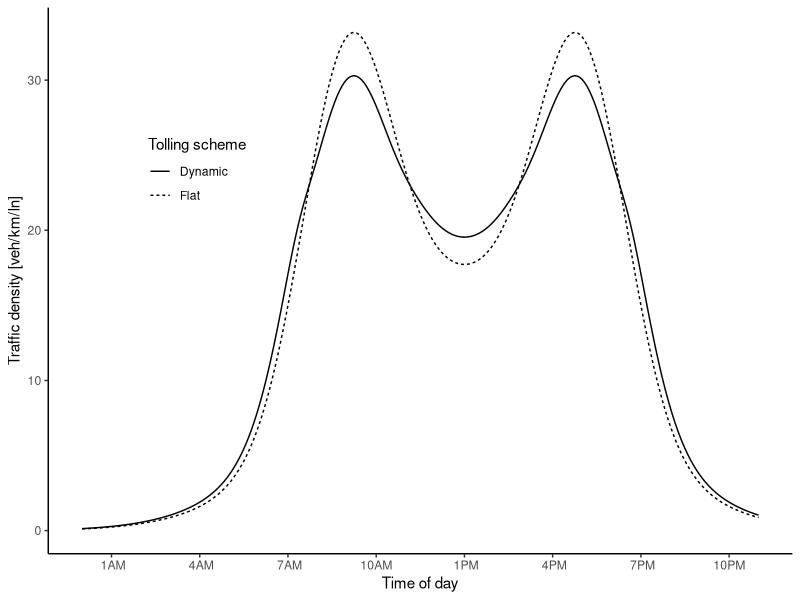
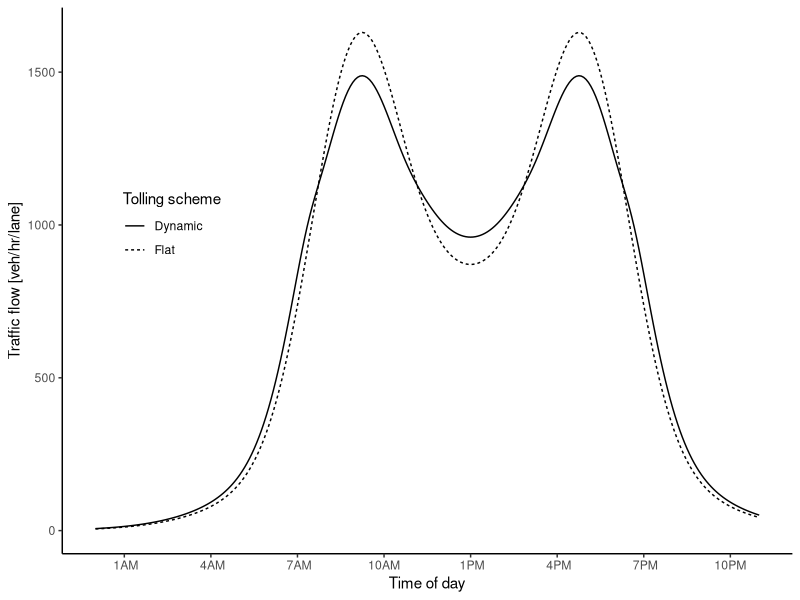
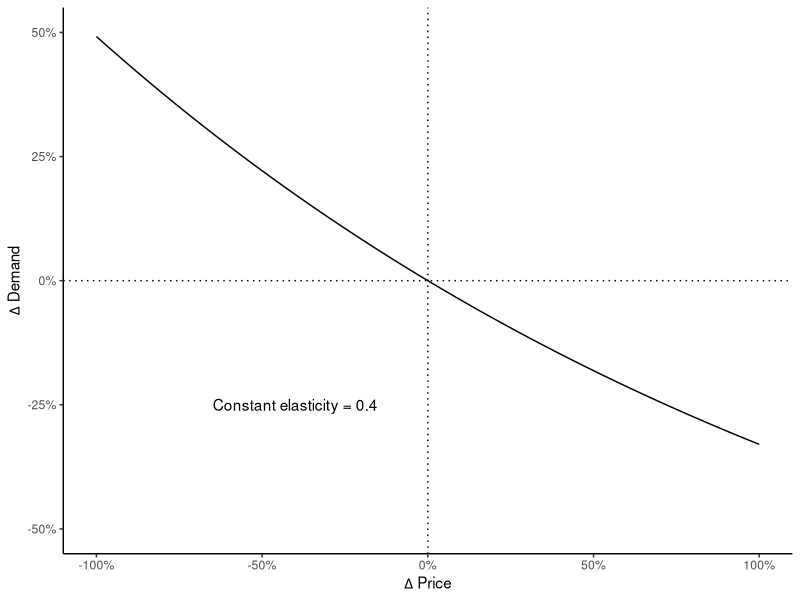
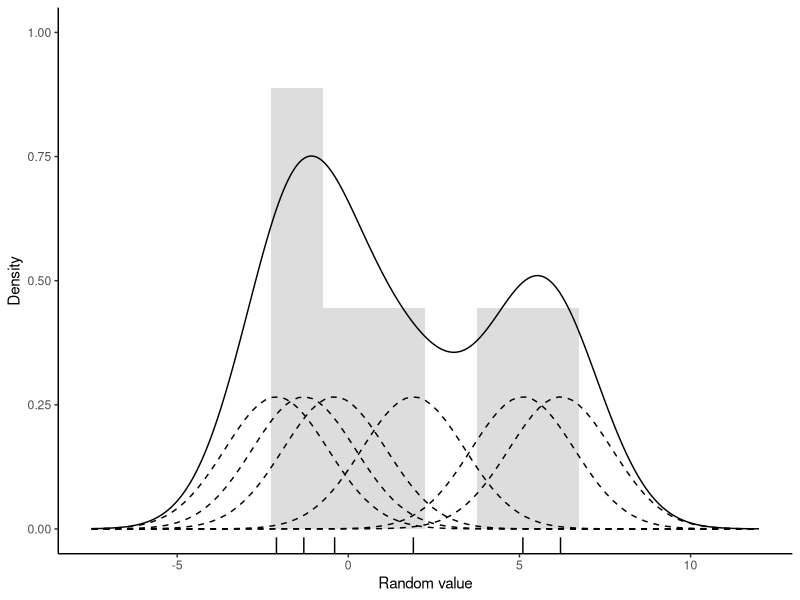
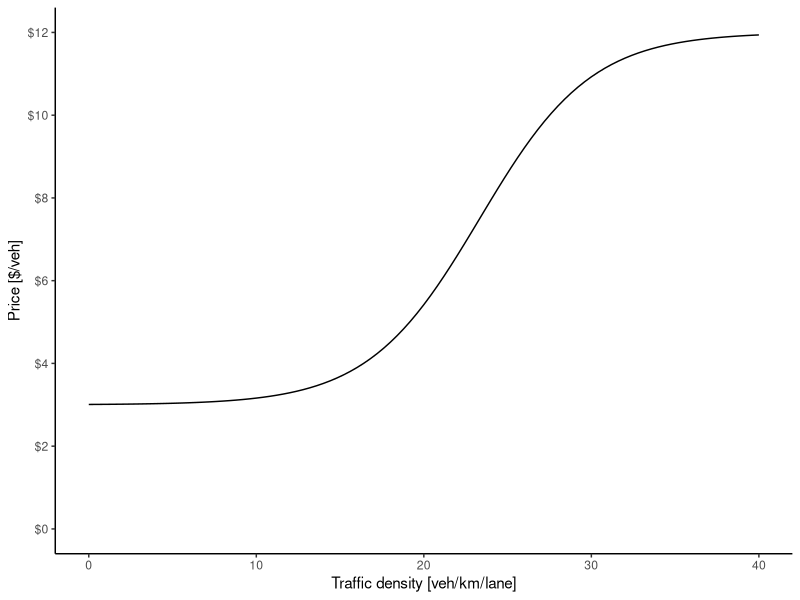
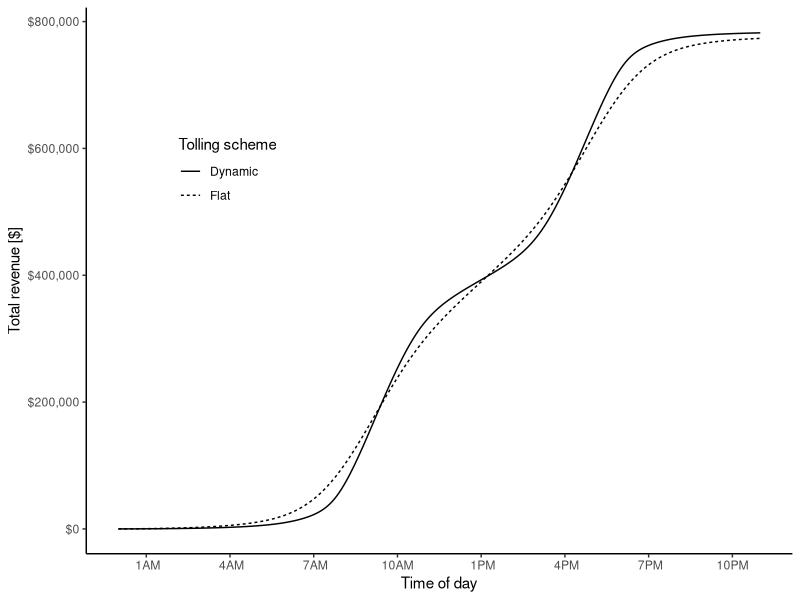
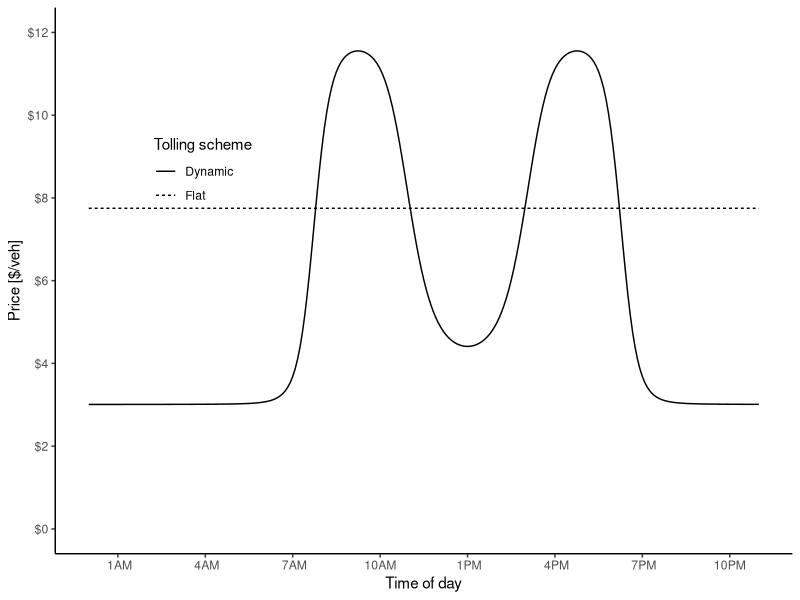

Generate these figures, in order, with R:

library(data.table)
library(ggplot2)
library(scales)
# library(extrafont)

#Functions 
fun.price <- function(k, pmin, pmax, a, b)  pmin + (pmax-pmin)/(1 + exp(a-b*k))
fun.demanddist <- function(scale, t,sd) scale*(dnorm(t,mean=9,sd) + dnorm(t,mean=17,sd) + dnorm(t,mean=12,sd=4) + dnorm(t,mean=14,sd=4))
fun.elasticdemand <- function(k,p1,p2,E) k+k*(exp(-E*(p2-p1)/(p2+p1))-1)

E = 0.4
trips = 100000
inc = 5/60
t = seq(0,24,by=inc)
a = 7
b = 0.3
pmin = 3
pmax = 12

#Paramters
# dat = data.table(t=t, k1 = fun.demanddist(t,1.25), price1 = 7.75)
# 
# dat[ , k2 := fun.demanddist(t,2)]
# dat[ , c("q1","q2") := lapply(.SD, function(x) trips*x/sum(x)/inc/6), .SDcols = c("k1","k2")]
# dat[ , c("n1","n2") := lapply(.SD, function(x) trips*x/sum(x)), .SDcols = c("k1","k2")]
# dat[ , c("k1","k2") := lapply(.SD, function(x) 75*x), .SDcols = c("k1","k2")]
# dat[ , price2 := fun.price(k1, pmin, pmax, a, b)]
# 

dat = data.table(t=t, k1 = fun.demanddist(85,t,1.5), price1 = 7.75)
#dat[ , k2 := fun.demanddist(t,2)]
dat[ , "q1" := trips*k1/sum(k1)/inc/6 ]
dat[ , "n1" := trips*k1/sum(k1) ]
dat[ , price2 := fun.price(k1, pmin, pmax, a, b)]

dat[ , k2 := fun.elasticdemand(k1,price1,price2,E)]
dat[ , k2 := sum(k1)*k2/sum(k2)]
dat[ , "q2" := trips*k2/sum(k2)/inc/6 ]
dat[ , "n2" := trips*k2/sum(k2) ]


#Revenue
dat[ , rev1 := cumsum(n1*price1)]
dat[ , rev2 := cumsum(n2*price2)]

#Time
dat[ , time := as.POSIXct('2000-01-01 00:00:00 EST', tz='EST') + (3600*t)]

#Check sum
dat[ , lapply(.SD, sum),.SDcols = c("k1","k2")]
dat[ , lapply(.SD, sum),.SDcols = c("q1","q2")]
dat[ , lapply(.SD, sum),.SDcols = c("n1","n2")]


#Ploting
plot.price <- ggplot(data.frame(x = c(0, 40)), aes(x)) + 
  stat_function(fun = fun.price, args = list(pmin, pmax, a, b)) +
  scale_y_continuous("Price [$/veh]", labels = scales::dollar, breaks = seq(0,15,by=2), limits = c(0,pmax)) +
  scale_x_continuous("Traffic density [veh/km/lane]") +
  theme_classic()
# theme(text=element_text(family="Times New Roman"))
# plot.price

plot.elasticity <- ggplot(data.frame(x = c(0, 1)), aes(x)) + 
  stat_function(fun = function(x) exp(-E*x)-1) +
  geom_vline(xintercept = 0, linetype="dotted") +
  geom_hline(yintercept = 0, linetype="dotted") +
  annotate("text", x=-0.4, y=-.25, label = paste("Constant elasticity =",E)) + #, family = "Times New Roman") +
  scale_x_continuous(expression(Delta~"Price"), labels = scales::percent, limits = c(-1,1)) +
  scale_y_continuous(expression(Delta~"Demand"), labels = scales::percent, limits = c(-0.5,0.5)) +
  theme_classic()
# theme(text=element_text(family="Times New Roman"))
# plot.elasticity


plot.demanddensity <- ggplot(dat) + 
  geom_line(aes(x=time,y=k1, linetype="Flat")) + 
  geom_line(aes(x=time,y=k2, linetype="Dynamic")) + 
  scale_y_continuous("Traffic density [veh/km/ln]") +
  scale_linetype("Tolling scheme") +
  scale_x_datetime("Time of day", labels = date_format("%l%p", tz='EST'), date_breaks = "3 hour",
                   limits = c(as.POSIXct('2000-01-01 00:00:00 EST', tz='EST'),as.POSIXct('2000-01-01 23:00:00 EST', tz='EST'))) +
  theme_classic() +
  theme(legend.position = c(0.2,0.7), 
        legend.background = element_blank())
        #text=element_text(family="Times New Roman"))
# plot.demanddensity


plot.demandflow <- ggplot(dat) + 
  geom_line(aes(x=time,y=q1, linetype="Flat")) + 
  geom_line(aes(x=time,y=q2, linetype="Dynamic")) + 
  scale_y_continuous("Traffic flow [veh/hr/lane]") +
  scale_linetype("Tolling scheme") +
  scale_x_datetime("Time of day", labels = date_format("%l%p", tz='EST'), date_breaks = "3 hour",
                   limits = c(as.POSIXct('2000-01-01 00:00:00 EST', tz='EST'),as.POSIXct('2000-01-01 23:00:00 EST', tz='EST'))) +
  theme_classic() +
  theme(legend.position = c(0.15,0.6))
        #text=element_text(family="Times New Roman"))
# plot.demandflow


plot.toll <- ggplot(dat) +  
  geom_line(aes(x=time,y=price1, linetype="Flat")) + 
  geom_line(aes(x=time,y=price2, linetype="Dynamic")) + 
  scale_y_continuous("Price [$/veh]", labels = scales::dollar, breaks = seq(0,15,by=2), limits = c(0,pmax)) +
  scale_linetype("Tolling scheme") +
  scale_x_datetime("Time of day", labels = date_format("%l%p", tz='EST'), date_breaks = "3 hour",
                   limits = c(as.POSIXct('2000-01-01 00:00:00 EST', tz='EST'),as.POSIXct('2000-01-01 23:00:00 EST', tz='EST'))) +
  theme_classic() +
  theme(legend.position = c(0.2,0.7),
        legend.background = element_blank())
        #text=element_text(family="Times New Roman"))
# plot.toll


plot.revenue <- ggplot(dat) + 
  geom_line(aes(x=time,y=rev1, linetype="Flat")) +
  geom_line(aes(x=time,y=rev2, linetype="Dynamic")) +
  scale_y_continuous("Total revenue [$]", labels = scales::dollar) +
  scale_linetype("Tolling scheme") +
  scale_x_datetime("Time of day", labels = date_format("%l%p", tz='EST'), date_breaks = "3 hour",
                   limits = c(as.POSIXct('2000-01-01 00:00:00 EST', tz='EST'),as.POSIXct('2000-01-01 23:00:00 EST', tz='EST'))) +
  theme_classic() +
  theme(legend.position = c(0.2,0.7),
        legend.background = element_blank())
        #text=element_text(family="Times New Roman"))
# plot.revenue


#rand = data.table(rand = c(rlnorm(50, sd=0.5), rnorm(50, mean=3, sd=0.5)))
#rand = data.table(rand = rlnorm(5))
rand = data.table(rand = c(-2.1,-1.3,-0.4,1.9,5.1,6.2))
d = density(rand$rand, kernel = 'gaussian', bw=sqrt(2.25))

plot.kernel <- ggplot(rand, aes(rand)) +
  geom_rug() +
  geom_histogram(aes(y=4*..density..), binwidth=d$bw, alpha=0.2) +
  geom_density(aes(y=..count..), bw=d$bw) +
  scale_y_continuous("Density", limits = c(0, 1)) +
  scale_x_continuous("Random value", limits = c(-7.5,12)) +
  theme_classic() 
  #theme(text=element_text(family="Times New Roman"))
for(x in rand$rand) plot.kernel <- plot.kernel + stat_function(fun = dnorm, args = list(mean = x, sd = d$bw), linetype=2)
# plot.kernel

# ggsave("../figures/toyprice.pdf", plot.price, device = cairo_pdf, width=4.25, height=2, units = "in")
# ggsave("../figures/toyelasticity.pdf", plot.elasticity, device = cairo_pdf, width=4.25, height=2, units = "in")
# ggsave("../figures/toydemand.pdf", plot.demanddensity, device = cairo_pdf, width=4.25, height=2, units = "in")
# ggsave("../figures/toytoll.pdf", plot.toll, device = cairo_pdf, width=4.25, height=2, units = "in")
# ggsave("../figures/toyrevenue.pdf", plot.revenue, device = cairo_pdf, width=4.25, height=2, units = "in")
# ggsave("../figures/KDE.pdf", plot.kernel, device = cairo_pdf, width=4.25, height=2, units = "in")
